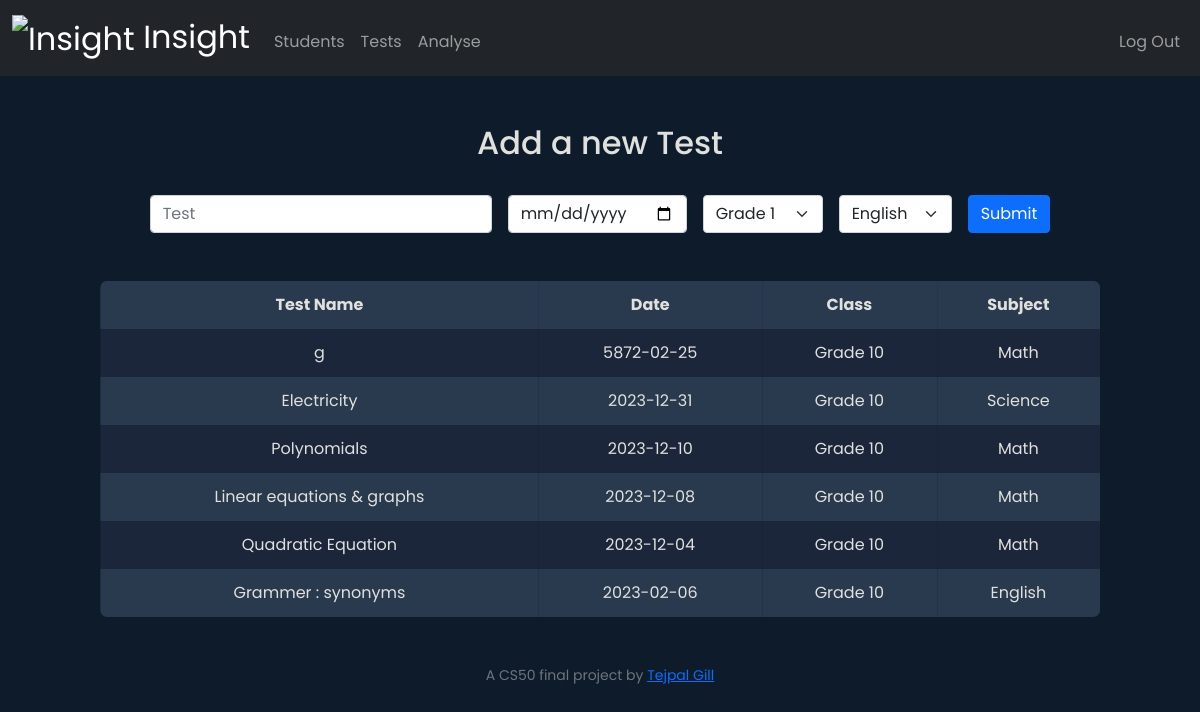
Page /tests (signed in) on the committed database.
### tables this page shows
CREATE TABLE Tests (
    TestID INTEGER PRIMARY KEY AUTOINCREMENT NOT NULL,
    TestName VARCHAR(100),
    SubjectID INTEGER,
    ClassID INTEGER, id INTERGER, date DATE,
    CONSTRAINT fk_Subject FOREIGN KEY (SubjectID) REFERENCES Subjects(SubjectID),
    CONSTRAINT fk_Class FOREIGN KEY (ClassID) REFERENCES Classes(ClassID)
);

CREATE TABLE Classes (
    ClassID INTEGER PRIMARY KEY AUTOINCREMENT NOT NULL,
    ClassName VARCHAR(50)
);

CREATE TABLE Subjects (
    SubjectID INTEGER PRIMARY KEY AUTOINCREMENT NOT NULL,
    SubjectName VARCHAR(100)
);

### app.py (the view, shortened to what this page needs)
@app.route("/tests", methods=["GET", "POST"])
@login_required
def tests():
    id = session["user_id"]
    classes = db.execute("select * from classes")
    subjects = db.execute("select * from subjects")
    dq = "select * FROM students where ClassID= ? ORDER BY Rollno"
    tst = """SELECT Tests.*, Classes.ClassName, Subjects.SubjectName FROM Tests JOIN Classes ON Tests.ClassID = Classes.ClassID
        JOIN Subjects ON Tests.SubjectID = Subjects.SubjectID WHERE Tests.id = ? ORDER BY Tests.TestID DESC;"""
    if request.method == "GET":
        tests = db.execute(tst, id)
        return render_template("test1.html",  classes=classes, subjects=subjects, tests=tests)

### app.py (called while the page is built)
@app.after_request
def after_request(response):
    response.headers["Cache-Control"] = "no-cache, no-store, must-revalidate"
    response.headers["Expires"] = 0
    response.headers["Pragma"] = "no-cache"
    return response

def login_required(f):
    @wraps(f)
    def decorated_function(*args, **kwargs):
        if session.get("user_id") is None:
            return redirect("/login")
        return f(*args, **kwargs)
    return decorated_function

### templates/test1.html (shortened to what this page needs)
{% extends "layout2.html" %}
{% block main %}
<p class="h2">Add a new Test</p>
<br>
<form class="row g-3 align-items-center justify-content-center" method="post">
    <div class="col-auto">
        <input type="text" class="form-control" placeholder="Test" name="testname">
    </div>
    <div class="col-auto">
        <input type="date" class="form-control" placeholder="Test" name="date">
    </div>
    <div class="col-auto">
        <select class="form-select" id="autoSizingSelect" name="grade">
            {% for class in classes %}
            <option value={{class.ClassID}}>{{class.ClassName}}</option>
            {% endfor %}
        </select>
    </div>
    <div class="col-auto">
        <select class="form-select" id="autoSizingSelect" name="subject">
            {% for sub in subjects %}
            <option value={{sub.SubjectID}}>{{sub.SubjectName}}</option>
            {% endfor %}
        </select>
    </div>
    <div class="col-auto">
        <button type="submit" name="form1_submit" class="btn btn-primary">Submit</button>
    </div>
</form>
<br><br>
<table>
    <thead>
        <tr>
            <th>Test Name</th>
            <th>Date</th>
            <th>Class</th>
            <th>Subject</th>
        </tr>
    </thead>
    <tbody>
        {% for t in tests %}
        <tr>
            <td>{{t.TestName}}</td>
            <td>{{t.date}}</td>
            <td>{{t.ClassName}}</td>
            <td>{{t.SubjectName}}</td>
        </tr>
        {% endfor %}
    </tbody>
</table>
{% endblock %}

### static/styles2.css (style rules this page uses)
* { font-family: 'Poppins', sans-serif; }
body { background-color: #0D1B2A; }
p { color: #E0E1DD; }
table { width: 85%; border-collapse: collapse; border-radius: 7px; overflow:hidden; position:relative; left: 50%; transform: translateX(-50%); }
th, td { color: #E0E1DD; padding: 12px; }
tr:nth-child(even) { background-color: #29394E; }
tr:nth-child(odd) { background-color: #1B263B; }
th { background-color: #29394E; }

### rows in the picture
Tests: TestName "g", date "5872-02-25", ClassName "Grade 10", SubjectName "Math"
Tests: TestName "Electricity", date "2023-12-31", ClassName "Grade 10", SubjectName "Science"
Tests: TestName "Polynomials", date "2023-12-10", ClassName "Grade 10", SubjectName "Math"
Tests: TestName "Linear equations & graphs", date "2023-12-08", ClassName "Grade 10", SubjectName "Math"
Tests: TestName "Quadratic Equation", date "2023-12-04", ClassName "Grade 10", SubjectName "Math"
Tests: TestName "Grammer : synonyms", date "2023-02-06", ClassName "Grade 10", SubjectName "English"

### other values in the picture
form field grade "Grade 1"
form field subject "English"
